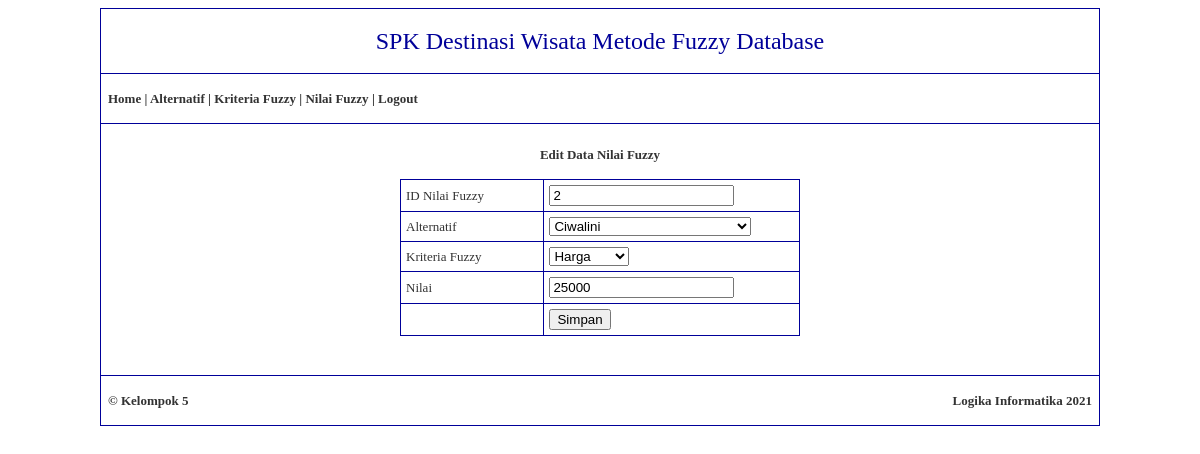
The page /edit-nilai-fuzzy.php?id_nilai_fuzzy=2 (signed in) on the database its author committed.
### tables this page shows
CREATE TABLE IF NOT EXISTS `nilai_fuzzy` (
`id_nilai_fuzzy` int(11) NOT NULL,
  `id_alternatif` varchar(50) DEFAULT NULL,
  `id_kriteria_fuzzy` varchar(50) DEFAULT NULL,
  `nilai` double DEFAULT NULL,
  `bawah` double DEFAULT NULL,
  `tengah` double DEFAULT NULL,
  `atas` double DEFAULT NULL
);

CREATE TABLE IF NOT EXISTS `alternatif` (
  `id_alternatif` varchar(50) NOT NULL,
  `nama_alternatif` varchar(200) DEFAULT NULL,
  `deskripsi` text
);

CREATE TABLE IF NOT EXISTS `kriteria_fuzzy` (
  `id_kriteria_fuzzy` varchar(50) NOT NULL,
  `nama_kriteria_fuzzy` varchar(200) DEFAULT NULL,
  `batas_bawah` double DEFAULT NULL,
  `batas_tengah` double DEFAULT NULL,
  `batas_atas` double DEFAULT NULL,
  `nama_bawah` varchar(200) DEFAULT NULL,
  `nama_tengah` varchar(200) DEFAULT NULL,
  `nama_atas` varchar(200) DEFAULT NULL
);

### edit-nilai-fuzzy.php (the view, shortened to what this page needs)
<?php
	include("koneksi.php");
?>
<!DOCTYPE html PUBLIC "-//W3C//DTD XHTML 1.0 Transitional//EN" "http://www.w3.org/TR/xhtml1/DTD/xhtml1-transitional.dtd">
<html xmlns="http://www.w3.org/1999/xhtml">
<head>
</head>
<body>
<table width="1000" border="0" align="center" cellpadding="7" cellspacing="1" bgcolor="#000099">
  <tr>
    <td height="50" bgcolor="#FFFFFF" align="center"><span class="style1">SPK Destinasi Wisata Metode Fuzzy Database</span></td>
  </tr>
  <tr>
    <td height="35" bgcolor="#FFFFFF"><span class="style2"><a href="admin.php">Home</a> | <a href="alternatif.php">Alternatif</a> | <a href="kriteria-fuzzy.php">Kriteria Fuzzy</a> | <a href="nilai-fuzzy.php">Nilai Fuzzy</a> | <a href="logout.php">Logout</a></span></td>
  </tr>
  <tr>
    <td align="center" valign="top" bgcolor="#FFFFFF"><br />
      <strong>Edit Data Nilai Fuzzy</strong><br />
      <br />
      <?php
			$querynilai = mysqli_query($db, "SELECT * FROM nilai_fuzzy WHERE id_nilai_fuzzy = '$_GET[id_nilai_fuzzy]'");
			$datanilai = mysqli_fetch_array($querynilai);
		?>
      <form id="form1" name="form1" method="post" action="">
        <table width="400" border="0" cellpadding="5" cellspacing="1" bgcolor="#000099">
          <tr>
            <td bgcolor="#FFFFFF">ID Nilai Fuzzy</td>
            <td bgcolor="#FFFFFF"><input type="text" name="id_nilai_fuzzy" id="id_nilai_fuzzy" readonly value="<?php echo $datanilai['id_nilai_fuzzy']; ?>" /></td>
          </tr>
          <tr>
            <td width="141" bgcolor="#FFFFFF"> Alternatif</td>
            <td width="236" bgcolor="#FFFFFF"><select name="id_alternatif" id="id_alternatif">
              <?php
					$queryalternatif = mysqli_query($db, "SELECT * FROM alternatif ORDER BY id_alternatif");
					while ($dataalternatif = mysqli_fetch_array($queryalternatif))
					{
				?>
              <option value="<?php echo $dataalternatif['id_alternatif']; ?>" <?php if ($datanilai['id_alternatif'] == $dataalternatif['id_alternatif']) { echo " selected"; } ?>><?php echo $dataalternatif['nama_alternatif']; ?></option>
              <?php
					}
				?>
            </select></td>
          </tr>
          <tr>
            <td bgcolor="#FFFFFF">Kriteria Fuzzy</td>
            <td width="249" bgcolor="#FFFFFF"><select name="id_kriteria_fuzzy" id="id_kriteria_fuzzy">
                <?php
					$querykriteria = mysqli_query($db, "SELECT * FROM kriteria_fuzzy ORDER BY id_kriteria_fuzzy");
					while ($datakriteria = mysqli_fetch_array($querykriteria))
					{
				?>
                <option value="<?php echo $datakriteria['id_kriteria_fuzzy']; ?>" <?php if ($datanilai['id_kriteria_fuzzy'] == $datakriteria['id_kriteria_fuzzy']) { echo " selected"; } ?>><?php echo $datakriteria['nama_kriteria_fuzzy']; ?></option>
                <?php
					}
				?>
            </select></td>
          </tr>
          <tr>
            <td bgcolor="#FFFFFF">Nilai</td>
            <td bgcolor="#FFFFFF"><input type="text" name="nilai" id="nilai" value="<?php echo $datanilai['nilai']; ?>" /></td>
          </tr>
          <tr>
            <td bgcolor="#FFFFFF">&nbsp;</td>
            <td bgcolor="#FFFFFF"><input type="submit" name="button" id="button" value="Simpan" /></td>
          </tr>
        </table>
      </form>
      <br />
    <br /></td>
  </tr>
  <tr>
    <td bgcolor="#FFFFFF"><table width="100%" border="0" cellspacing="0" cellpadding="0">
      <tr>
	  <td width="47%" height="35" align="left"><strong>&copy; Kelompok 5</strong></td>
        <td width="53%" height="35" align="right"><strong> Logika Informatika 2021</td>
		</tr>
    </table></td>
  </tr>
</table>
</body>
</html>

### edit-nilai-fuzzy.php (style rules this page uses)
.style1 { color: #000099; font-size: 24px; }
a:link { text-decoration: none; color: #333333; }
.style2 { font-weight: bold }

### rows shown on the page
nilai_fuzzy: id_nilai_fuzzy "2", id_alternatif "Ciwalini", id_kriteria_fuzzy "Harga", nilai "25000"
